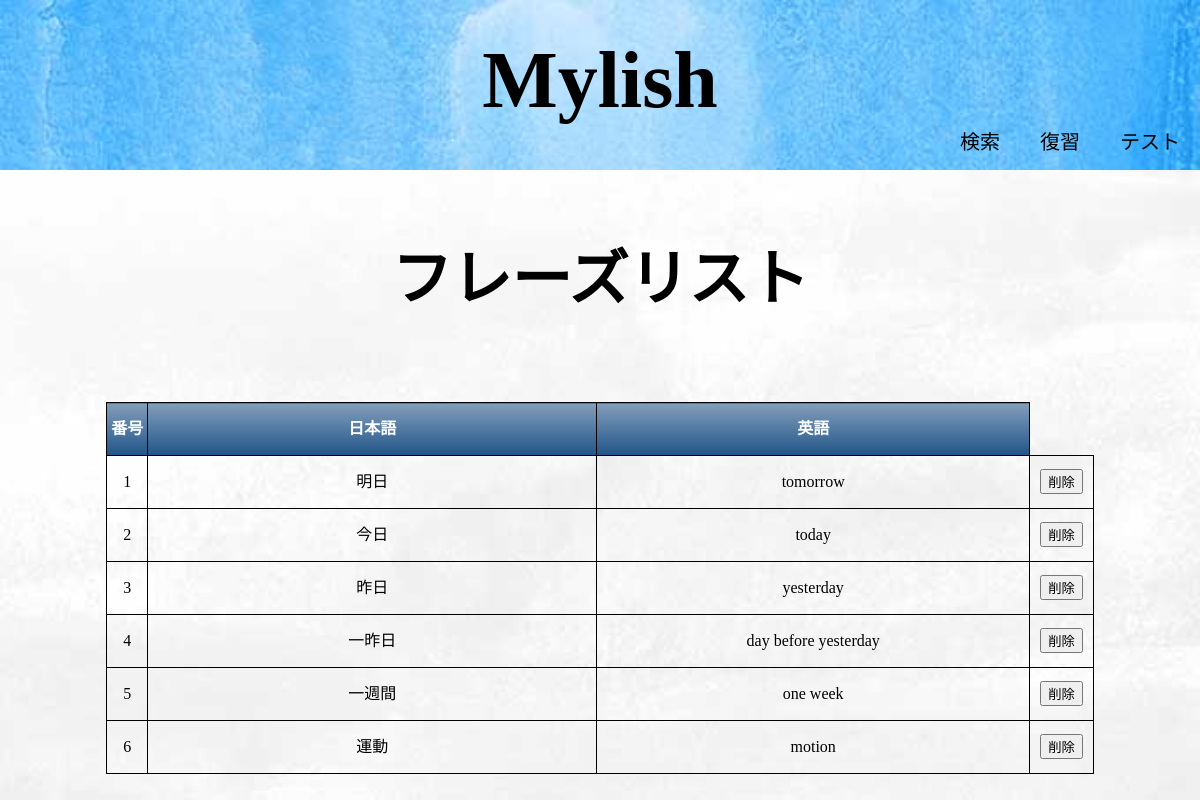
The page /review on the database as committed earlier.
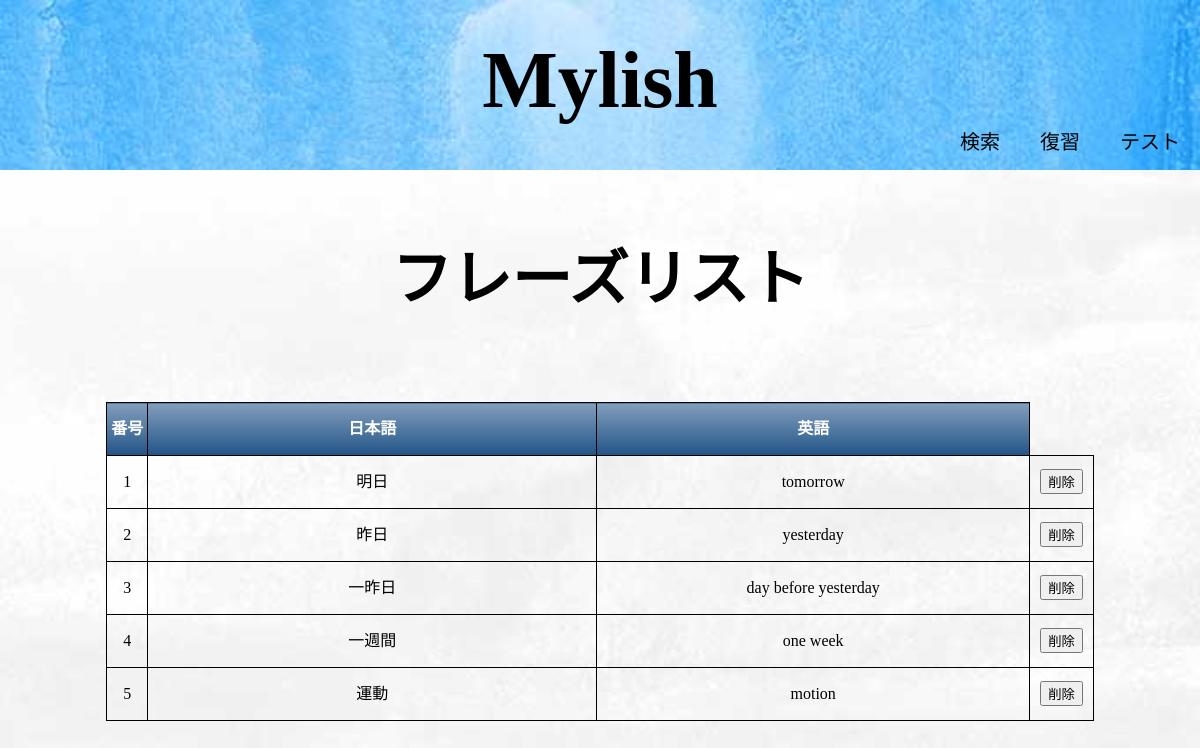
The same page on the database as committed later.
### main/models.py (models this page shows, shortened)
class InfoModelForm(models.Model):
    jan = models.CharField('日本語',max_length=255)
    eng = models.CharField('英語',max_length=255)
    num = models.CharField('番号',max_length=255)

### main/views.py (the view)
# urls.py: path('review',views.review,name='review'),
def review(request):
    infodata = InfoModelForm.objects.all()
    header = ['番号','日本語','英語']
    my_dict2 = {
        'title':'フレーズリスト',
        'val':infodata,
        'header':header,
    }
    return render(request,'review.html',my_dict2)

### main/templates/review.html (shortened to what this page needs)
<!doctype html>
<html lang="ja">
    {% load static %}
<head>
    <link rel="stylesheet" href="{% static 'style.css' %}">
</head>
<body>
    <header>
        <div class="logo">
            <h1>Mylish</h1>
        </div>
        <nav>
            <ul class=global-nav>
                <li><a href="/index">検索</a></li>
                <li><a href="/review">復習</a></li>
                <li><a href="test">テスト</a></li>
            </ul>
        </nav>
    </header>
    <div id="wrap">
        <div class="content">
            <body>
                <h1 class="flamelist">{{title}}</h1>
                <table border="1">
                    <tr>
                    {% for h in header %}
                        <th>{{h}}</th>
                    {% endfor %}
                    </tr>
                    {% for i in val %}
                    <form action="delete" method='POST'>
                        <tr>
                            <td>{{ i.num }}</td>
                            <td>{{ i.jan }}</td>
                            <td>{{ i.eng }}</td>
                        　　 <td><button name="key" value="{{i.jan}}">削除</button></td>
                        </tr>
                    </form>
                    {% endfor %}
                </table>
           </body>
        </div>
    </div>
</body>

Rows that differ between the two databases and show on the page:
removed InfoModelForm: num "2", jan "今日", eng "today"
changed InfoModelForm "昨日": num "3" → "2"
changed InfoModelForm "一昨日": num "4" → "3"
changed InfoModelForm "一週間": num "5" → "4"
changed InfoModelForm "運動": num "6" → "5"
